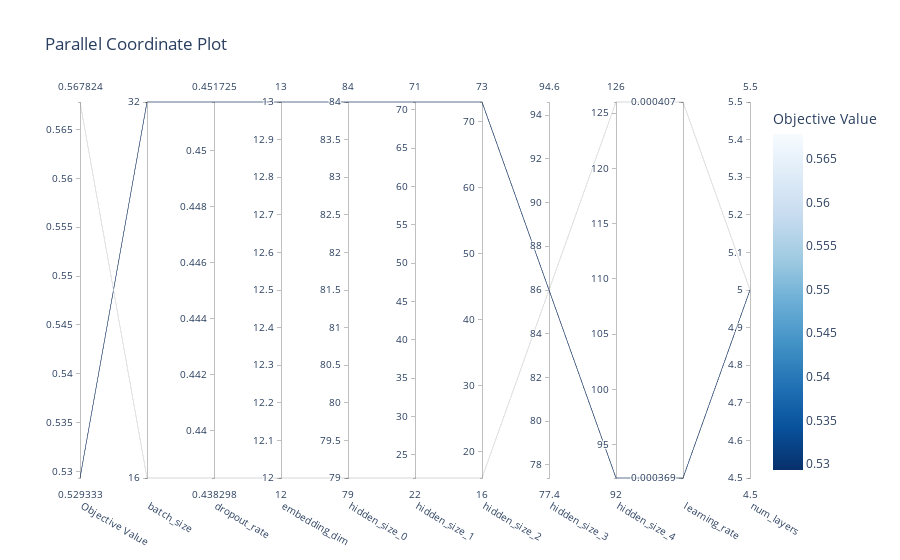

Notebook code for this chart:
### Code cell
# Parallel Coordinate
plot_parallel_coordinate(study).show()

### Figure 1 — Plotly figure (JSON) as saved in the notebook; plotly's stock layout.template omitted (floating-point values rounded to 4 significant figures)
{"data": [{"dimensions": [{"label": "Objective Value", "range": [0.5293, 0.5678], "values": [0.5678, 0.5293]}, {"label": "batch_size", "range": [0, 1], "ticktext": ["16", "32"], "tickvals": [0, 1], "values": [0, 1]}, {"label": "dropout_rate", "range": [0.4383, 0.4517], "values": [0.4383, 0.4517]}, {"label": "embedding_dim", "range": [12, 13], "values": [12, 13]}, {"label": "hidden_size_0", "range": [79, 84], "values": [79, 84]}, {"label": "hidden_size_1", "range": [22, 71], "values": [22, 71]}, {"label": "hidden_size_2", "range": [16, 73], "values": [16, 73]}, {"label": "hidden_size_3", "range": [86, 86], "values": [86, 86]}, {"label": "hidden_size_4", "range": [92, 126], "values": [126, 92]}, {"label": "learning_rate", "range": [-3.432, -3.391], "ticktext": ["0.000369", "0.000407"], "tickvals": [-3.432, -3.391], "values": [-3.391, -3.432]}, {"label": "num_layers", "range": [5, 5], "values": [5, 5]}], "labelangle": 30, "labelside": "bottom", "line": {"color": [0.5678, 0.5293], "colorbar": {"title": {"text": "Objective Value"}}, "colorscale": [[0, "rgb(247,251,255)"], [0.125, "rgb(222,235,247)"], [0.25, "rgb(198,219,239)"], [0.375, "rgb(158,202,225)"], [0.5, "rgb(107,174,214)"], [0.625, "rgb(66,146,198)"], [0.75, "rgb(33,113,181)"], [0.875, "rgb(8,81,156)"], [1, "rgb(8,48,107)"]], "reversescale": true, "showscale": true}, "type": "parcoords"}], "layout": {"title": {"text": "Parallel Coordinate Plot"}}}
